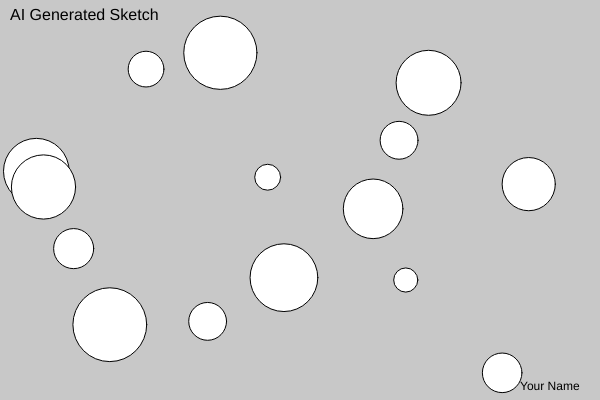
Frame 1 (no input)
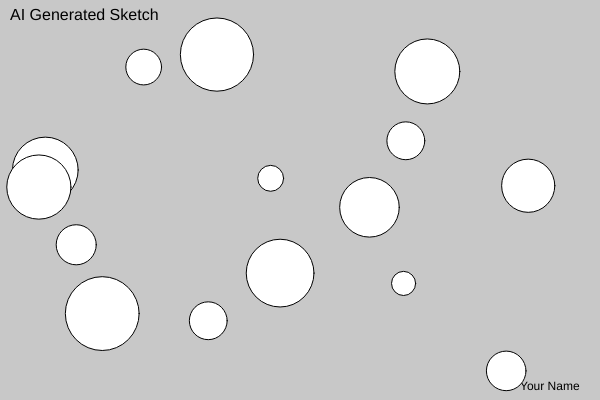
Frame 60 (no input)
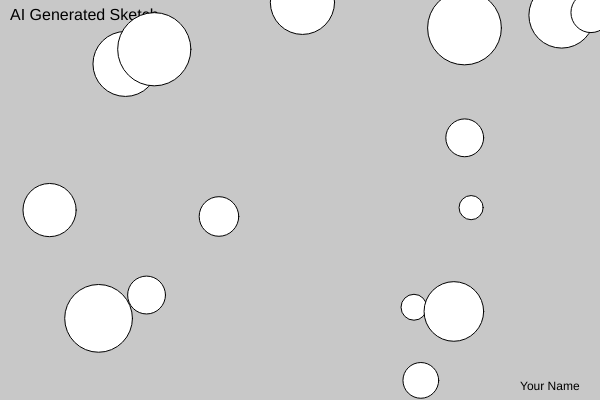
Frame 120 (the mouse pressed at the canvas centre since frame 60)

The p5.js sketch that drew these frames (run headless with seeded random() and noise() and a simulated clock; from frame 60 on, the mouse is pressed at the canvas centre):

// p5.js sketch
// ── sketch.js
let circles = [];

function setup() {
  createCanvas(600, 400);
  for (let i = 0; i < 15; i++) {
    circles.push({
      x: random(width),
      y: random(height),
      r: random(10, 40)
    });
  }
}

function draw() {
  background(200);

  textSize(16);
  text("AI Generated Sketch", 10, 20);
  textSize(12);
  text("Your Name", width - 80, height - 10);

  for (let c of circles) {
    ellipse(c.x, c.y, c.r * 2);
    c.x += random(-1, 1);
    c.y += random(-1, 1);
  }
}

function mousePressed() {
  for (let c of circles) {
    c.x = random(width);
    c.y = random(height);
  }
}

// ── style.css
body {
  display: flex;
  justify-content: center;
  align-items: center;
  height: 100vh;
  margin: 0;
  background-color: #f5f5f5;
}
html, body {
  margin: 0;
  padding: 0;
}
canvas {
  display: block;
}
h1 {
  font-family: 'Arial', sans-serif;
  color: #333;
}
